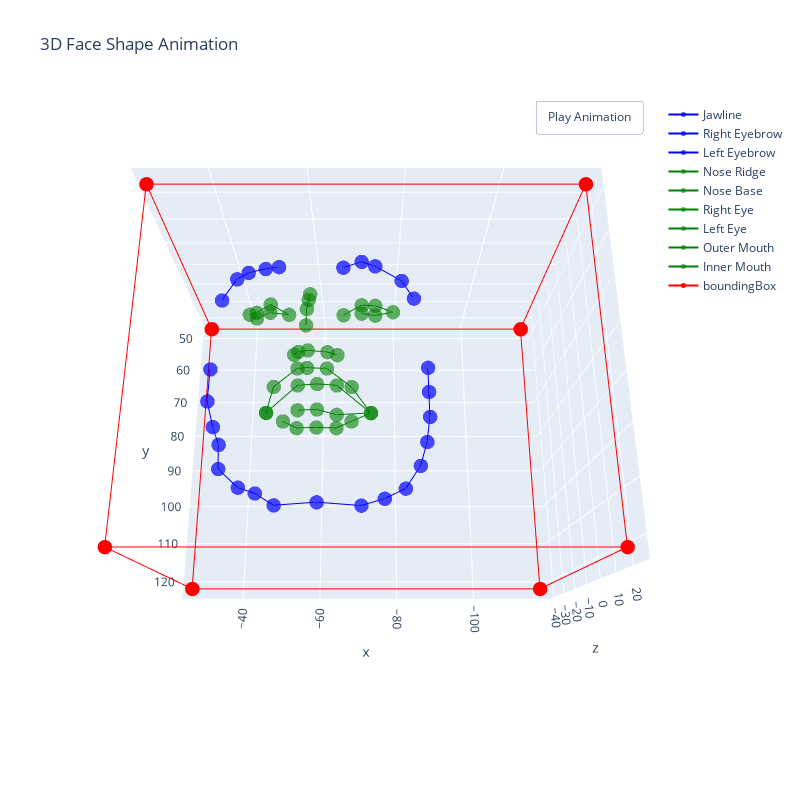

The code cell stored with this chart in its notebook:
### Markdown cell above
### Press the "Play Animation" button to play a nice and fast animation, don't wait for the automatic animation to finish (it's too slow)

### Code cell
# load a 3D landmarks sequence and present it
personToUse = 'Maria_Bello_1'
videoFile = np.load(fullPaths[personToUse])
landmarks3D_curr = videoFile['landmarks3D']

ShowAnimation_3D(landmarks3D_curr)

### Figure 1 — Plotly figure (JSON) as saved in the notebook; plotly's stock layout.template omitted (floating-point values rounded to 4 significant figures)
{"data": [{"marker": {"color": "blue", "opacity": 0.7, "size": 5}, "mode": "lines+markers", "name": "Jawline", "type": "scatter3d", "x": [-32, -32, -34, -36, -37, -43, -48, -53, -62, -71, -76, -81, -85, -87, -88, -88, -88], "y": [69, 78, 85, 90, 97, 103, 106, 110, 110, 110, 107, 103, 96, 89, 82, 75, 68], "z": [-22.46, -21.76, -21.08, -19.71, -16.19, -9.946, -2.669, 3.923, 6.838, 3.605, -3.398, -10.85, -17.08, -20.63, -22.07, -22.95, -23.78]}, {"marker": {"color": "blue", "opacity": 0.7, "size": 5}, "mode": "lines+markers", "name": "Right Eyebrow", "type": "scatter3d", "x": [-39, -43, -46, -50, -53], "y": [62, 59, 59, 59, 59], "z": [1.936, 6.339, 9.188, 10.91, 11.72]}, {"marker": {"color": "blue", "opacity": 0.7, "size": 5}, "mode": "lines+markers", "name": "Left Eyebrow", "type": "scatter3d", "x": [-67, -71, -74, -80, -83], "y": [59, 57, 57, 59, 61], "z": [11.47, 10.52, 8.639, 5.627, 0.9509]}, {"marker": {"color": "green", "opacity": 0.6, "size": 5}, "mode": "lines+markers", "name": "Nose Ridge", "type": "scatter3d", "x": [-60, -60, -60, -60], "y": [66, 69, 73, 77], "z": [12.4, 15.58, 19.24, 20.03]}, {"marker": {"color": "green", "opacity": 0.6, "size": 5}, "mode": "lines+markers", "name": "Nose Base", "type": "scatter3d", "x": [-57, -58, -60, -64, -66], "y": [80, 80, 80, 80, 80], "z": [12.2, 13.66, 14.44, 13.59, 12.02]}, {"marker": {"color": "green", "opacity": 0.6, "size": 5}, "mode": "lines+markers", "name": "Right Eye", "type": "scatter3d", "x": [-46, -48, -51, -55, -51, -48], "y": [67, 68, 66, 68, 68, 69], "z": [4.699, 7.615, 7.69, 6.648, 7.624, 6.888]}, {"marker": {"color": "green", "opacity": 0.6, "size": 5}, "mode": "lines+markers", "name": "Left Eye", "type": "scatter3d", "x": [-67, -71, -74, -78, -74, -71], "y": [68, 66, 66, 66, 68, 68], "z": [6.432, 7.303, 7.037, 3.926, 6.251, 7.222]}, {"marker": {"color": "green", "opacity": 0.6, "size": 5}, "mode": "lines+markers", "name": "Outer Mouth", "type": "scatter3d", "x": [-51, -53, -58, -60, -64, -69, -73, -69, -66, -62, -58, -55], "y": [91, 87, 84, 84, 84, 87, 91, 94, 96, 96, 96, 94], "z": [7.031, 11.79, 14.42, 14.77, 14.45, 11.76, 6.875, 10.33, 12.12, 12.53, 12.11, 10.37]}, {"marker": {"color": "green", "opacity": 0.6, "size": 5}, "mode": "lines+markers", "name": "Inner Mouth", "type": "scatter3d", "x": [-51, -58, -62, -66, -73, -66, -62, -58], "y": [91, 87, 87, 87, 91, 93, 92, 92], "z": [7.051, 12.62, 13.42, 12.67, 6.954, 11.6, 12.01, 11.56]}, {"marker": {"color": "red", "opacity": 1, "size": 5}, "mode": "lines+markers", "name": "boundingBox", "type": "scatter3d", "x": [-117, -117, -117, -117, -117, -27, -27, -117, -27, -27, -117, -27, -27, -117, -27, -27], "y": [48, 48, 122, 122, 48, 48, 122, 122, 122, 122, 122, 122, 48, 48, 48, 48], "z": [-42.69, 25.98, 25.98, -42.69, -42.69, -42.69, -42.69, -42.69, -42.69, 25.98, 25.98, 25.98, 25.98, 25.98, 25.98, -42.69]}], "layout": {"height": 800, "scene": {"camera": {"center": {"x": 0, "y": 0, "z": 0}, "eye": {"x": 0, "y": 0.7, "z": 2}, "up": {"x": 0, "y": -1, "z": 0}}}, "title": {"text": "3D Face Shape Animation"}, "updatemenus": [{"buttons": [{"args": [null, {"frame": {"duration": 0.04, "redraw": true}, "fromcurrent": true, "mode": "immediate", "transition": {"duration": 0}}], "label": "Play Animation", "method": "animate"}], "pad": {"r": 10, "t": 0}, "showactive": false, "type": "buttons", "x": 1, "xanchor": "right", "y": 1, "yanchor": "top"}], "width": 800}}
